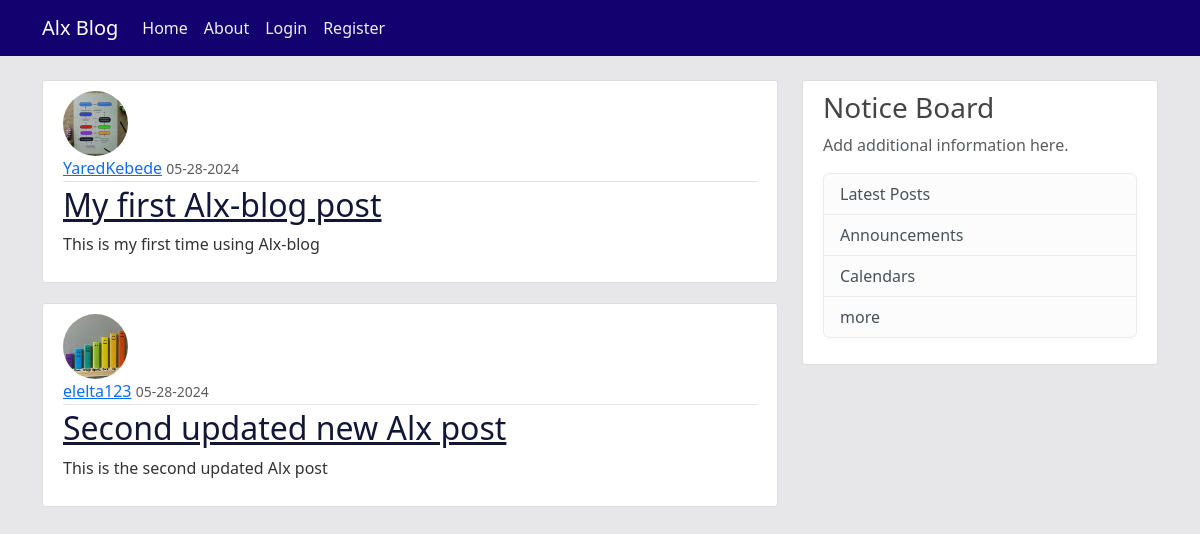
Page /home on the earlier database version.
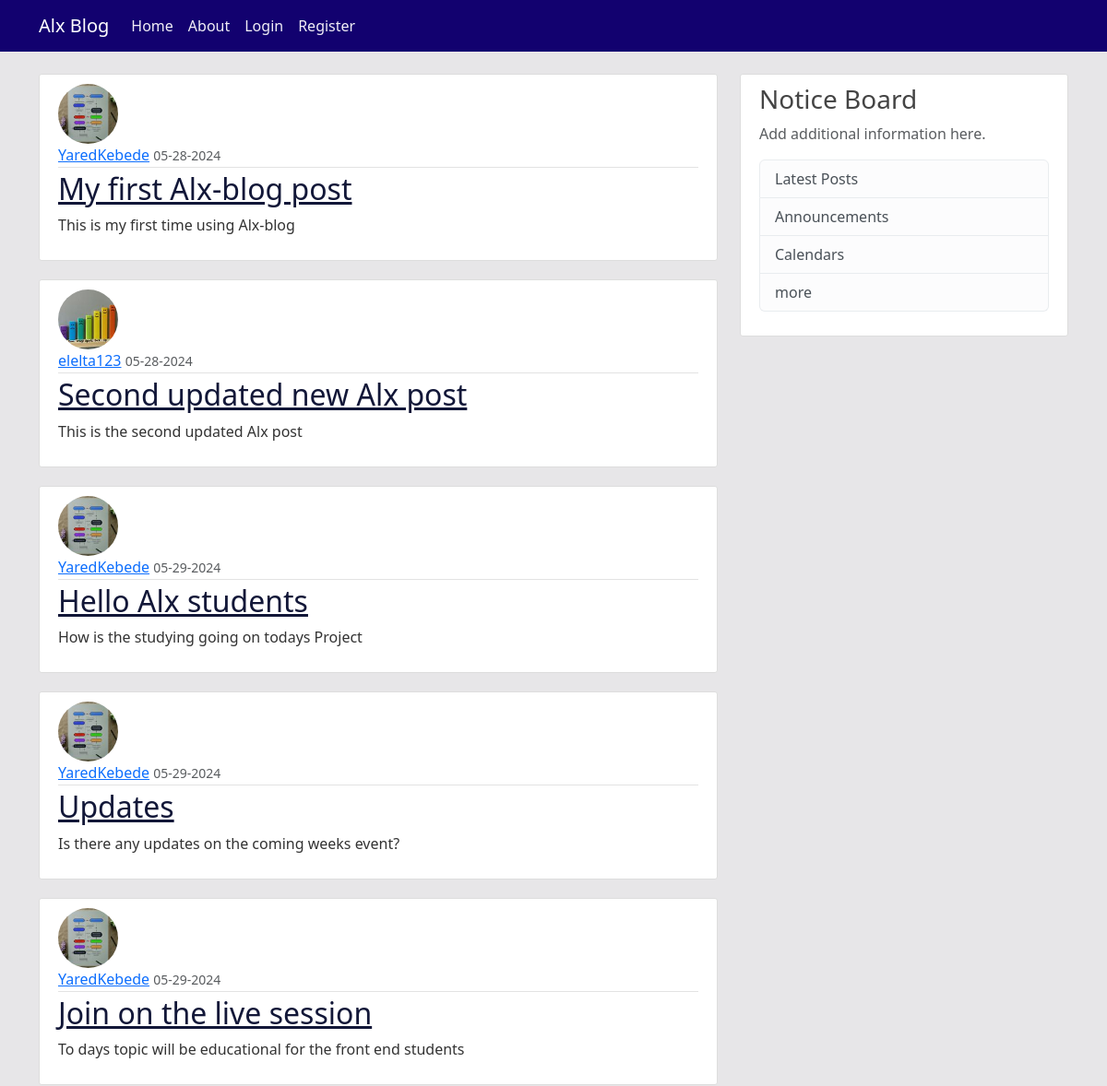
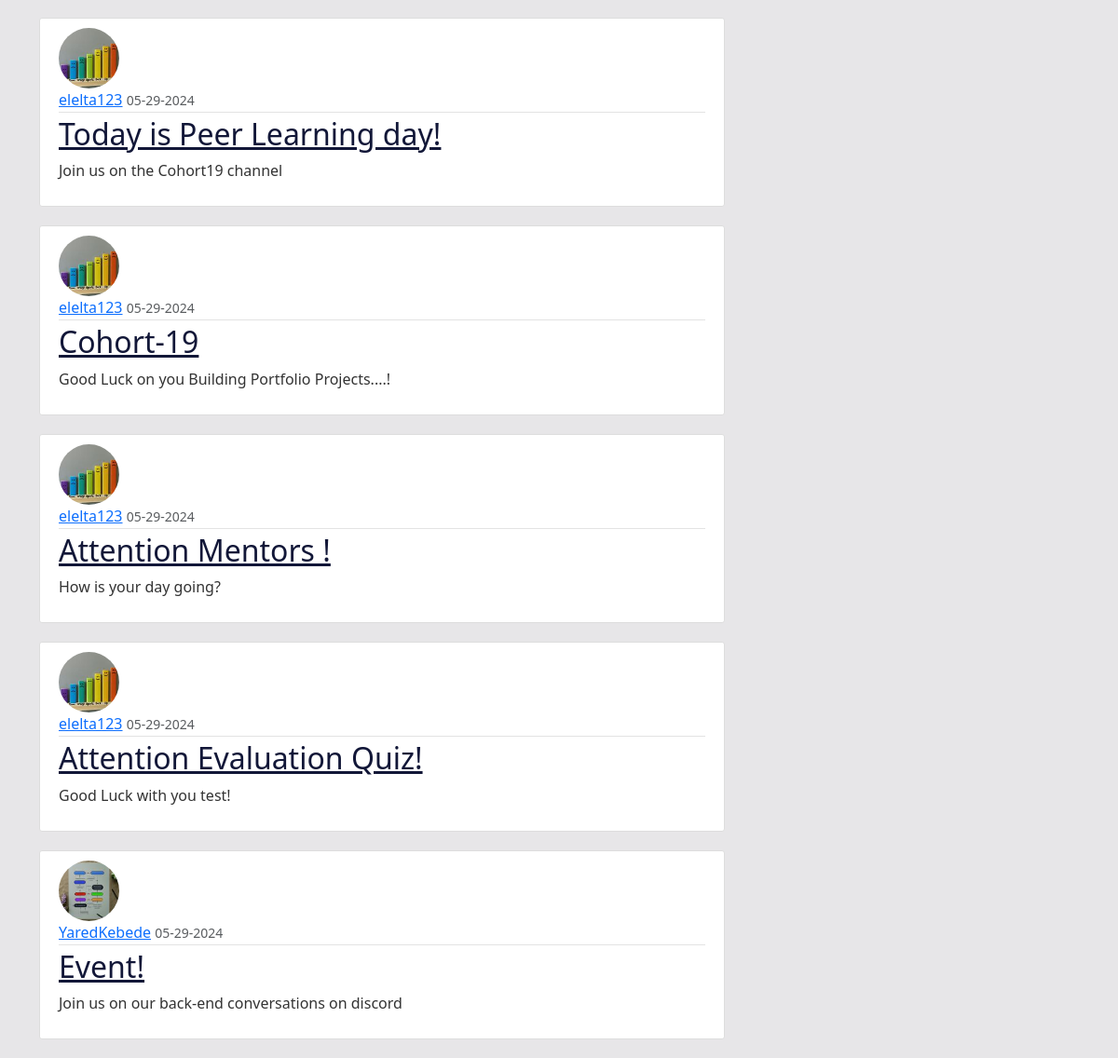
Same page on the later database version (2 pictures, top to bottom).
### alxblog/models.py (models this page shows, shortened)
class Post(db.Model):
    id = db.Column(db.Integer, primary_key=True)
    title = db.Column(db.String(150), nullable=False)
    date_posted = db.Column(db.DateTime, nullable=False, default=datetime.utcnow)
    content = db.Column(db.Text, nullable=False)
    user_id = db.Column(db.Integer, db.ForeignKey('user.id'), nullable=False)

class User(db.Model, UserMixin):
    id = db.Column(db.Integer, primary_key=True)
    username = db.Column(db.String(20), unique=True, nullable=False)
    email = db.Column(db.String(150), unique=True, nullable=False)
    image_file = db.Column(db.String(20), nullable=False, default='default.jpg')
    password = db.Column(db.String(60), nullable=False)
    posts = db.relationship('Post', backref='author', lazy=True)

### alxblog/routes.py (the view)
@app.route("/")
@app.route("/home")
def home():
    posts = Post.query.all()
    return render_template('home.html', posts=posts)

### alxblog/templates/home.html
{% extends "layout.html" %}
{% block content %}
{% for post in posts %}
 <article class="media content-section">
    <img class="rounded-circle article-img" src="{{ url_for('static', filename='profile_pics/' + post.author.image_file) }}">
    <div class="media-body">
      <div class="article-metadata">
        <a class="mr-2" href="#">{{ post.author.username }}</a>
        <small class="text-muted">{{ post.date_posted.strftime('%m-%d-%Y') }}</small>
      </div>
      <h2><a class="article-title" href="{{ url_for('post', post_id=post.id) }}">{{ post.title }}</a></h2>
      <p class="article-content">{{ post.content }}</p>
    </div>
  </article>
{% endfor %}
{% endblock content %}

### alxblog/templates/layout.html (shortened to what this page needs)
<!DOCTYPE html>
<html>
<head>
    <link href="https://cdn.jsdelivr.net/npm/bootstrap@5.3.3/dist/css/bootstrap.min.css" rel="stylesheet">
    <link rel="stylesheet" type="text/css" href="{{ url_for('static', filename='main.css') }}">
</head>
<body>
    <header class="site-header">
        <nav class="navbar navbar-expand-md navbar-dark bg-steel fixed-top">
          <div class="container">
            <a class="navbar-brand mr-4" href="/">Alx Blog</a>
            <div class="collapse navbar-collapse" id="navbarToggle">
              <div class="navbar-nav mr-auto">
                <a class="nav-item nav-link" href="{{ url_for('home') }}">Home</a>
                <a class="nav-item nav-link" href="{{ url_for('about') }}">About</a>
              </div>
              <div class="navbar-nav">
                {% if current_user.is_authenticated %}
                <a class="nav-item nav-link" href="{{ url_for('new_post') }}">New Post</a>
                <a class="nav-item nav-link" href="{{ url_for('account') }}">Account</a>
                <a class="nav-item nav-link" href="{{ url_for('logout') }}">Logout</a>
                {% else %}
                <a class="nav-item nav-link" href="{{ url_for('login') }}">Login</a>
                <a class="nav-item nav-link" href="{{ url_for('register') }}">Register</a>
                {% endif %}
              </div>
            </div>
          </div>
        </nav>
      </header>
      <main role="main" class="container">
        <div class="row">
          <div class="col-md-8">
            {% block content %}{% endblock %}
          </div>
          <div class="col-md-4">
            <div class="content-section">
              <h3>Notice Board</h3>
              <p class='text-muted'>Add additional information here.
                <ul class="list-group">
                  <li class="list-group-item list-group-item-light">Latest Posts</li>
                  <li class="list-group-item list-group-item-light">Announcements</li>
                  <li class="list-group-item list-group-item-light">Calendars</li>
                  <li class="list-group-item list-group-item-light">more</li>
                </ul>
              </p>
            </div>
          </div>
        </div>
      </main>
</body>
</html>

### alxblog/static/main.css (style rules this page uses)
body { background: #e7e6e8; color: #333333; margin-top: 5rem; }
h1, h2, h3, h4, h5, h6 { color: #444444; }
.bg-steel { background-color: #12016f; }
.site-header .navbar-nav .nav-link { color: hsl(257, 30%, 95%); }
.content-section { background: #ffffff; padding: 10px 20px; border: 1px solid #dddddd; border-radius: 3px; margin-bottom: 20px; }
.article-title { color: #121738; }
.article-content { white-space: pre-line; }
.article-img { height: 65px; width: 65px; margin-right: 16px; }
.article-metadata { padding-bottom: 1px; margin-bottom: 4px; border-bottom: 1px solid #e3e3e3 }

Differences in the rows shown:
added Post: image_file (picture), author.username "YaredKebede", date_posted "05-29-2024", title "Hello Alx students", content "How is the studying going on todays Project"
added Post: image_file (picture), author.username "YaredKebede", date_posted "05-29-2024", title "Updates", content "Is there any updates on the coming weeks event?"
added Post: image_file (picture), author.username "YaredKebede", date_posted "05-29-2024", title "Join on the live session", content "To days topic will be educational for the front end students"
added Post: image_file (picture), author.username "elelta123", date_posted "05-29-2024", title "Today is Peer Learning day!", content "Join us on the Cohort19 channel"
added Post: image_file (picture), author.username "elelta123", date_posted "05-29-2024", title "Cohort-19", content "Good Luck on you Building Portfolio Projects....!"
added Post: image_file (picture), author.username "elelta123", date_posted "05-29-2024", title "Attention Mentors !", content "How is your day going?"
added Post: image_file (picture), author.username "elelta123", date_posted "05-29-2024", title "Attention Evaluation Quiz!", content "Good Luck with you test!"
added Post: image_file (picture), author.username "YaredKebede", date_posted "05-29-2024", title "Event!", content "Join us on our back-end conversations on discord"
